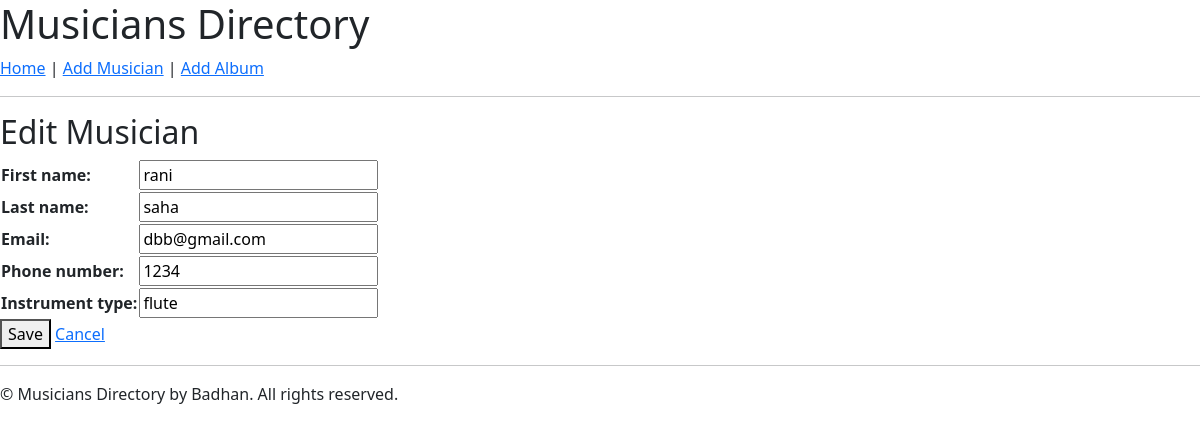
The page /musician/edit/2/ on the database its author committed.
### directory/models.py (models this page shows, shortened)
class Musician(models.Model):
    first_name = models.CharField(max_length=100)
    last_name = models.CharField(max_length=100)
    email = models.EmailField(unique=True)
    phone_number = models.CharField(max_length=15)
    instrument_type = models.CharField(max_length=100)

### directory/views.py (the view)
# urls.py: path('musician/edit/<int:pk>/', views.musician_edit, name='musician_edit'),
def musician_edit(request, pk):
    musician = get_object_or_404(Musician, pk=pk)
    if request.method == 'POST':
        form = MusicianForm(request.POST, instance=musician)
        if form.is_valid():
            form.save()
            return redirect('musician_list')
    else:
        form = MusicianForm(instance=musician)
    return render(request, 'directory/musician_form.html', {'form': form, 'title': 'Edit Musician'})

### directory/forms.py
class MusicianForm(forms.ModelForm):
    class Meta:
        model = Musician
        fields = ['first_name', 'last_name', 'email', 'phone_number', 'instrument_type']

### templates/directory/musician_form.html (shortened to what this page needs)
{% extends 'base.html' %}
{% load static %}
{% block content %}
<h2>{{ title }}</h2>
<form method="post">
    <table>
        {{ form.as_table }}
    </table>
    <button type="submit">Save</button>
    <a href="{% url 'musician_list' %}">Cancel</a>
</form>
{% endblock %}

### rows shown on the page
Musician: first_name "rani", last_name "saha", email "dbb@gmail.com", phone_number "1234", instrument_type "flute"

### other values the page prints
{{ title }} "Edit Musician"
